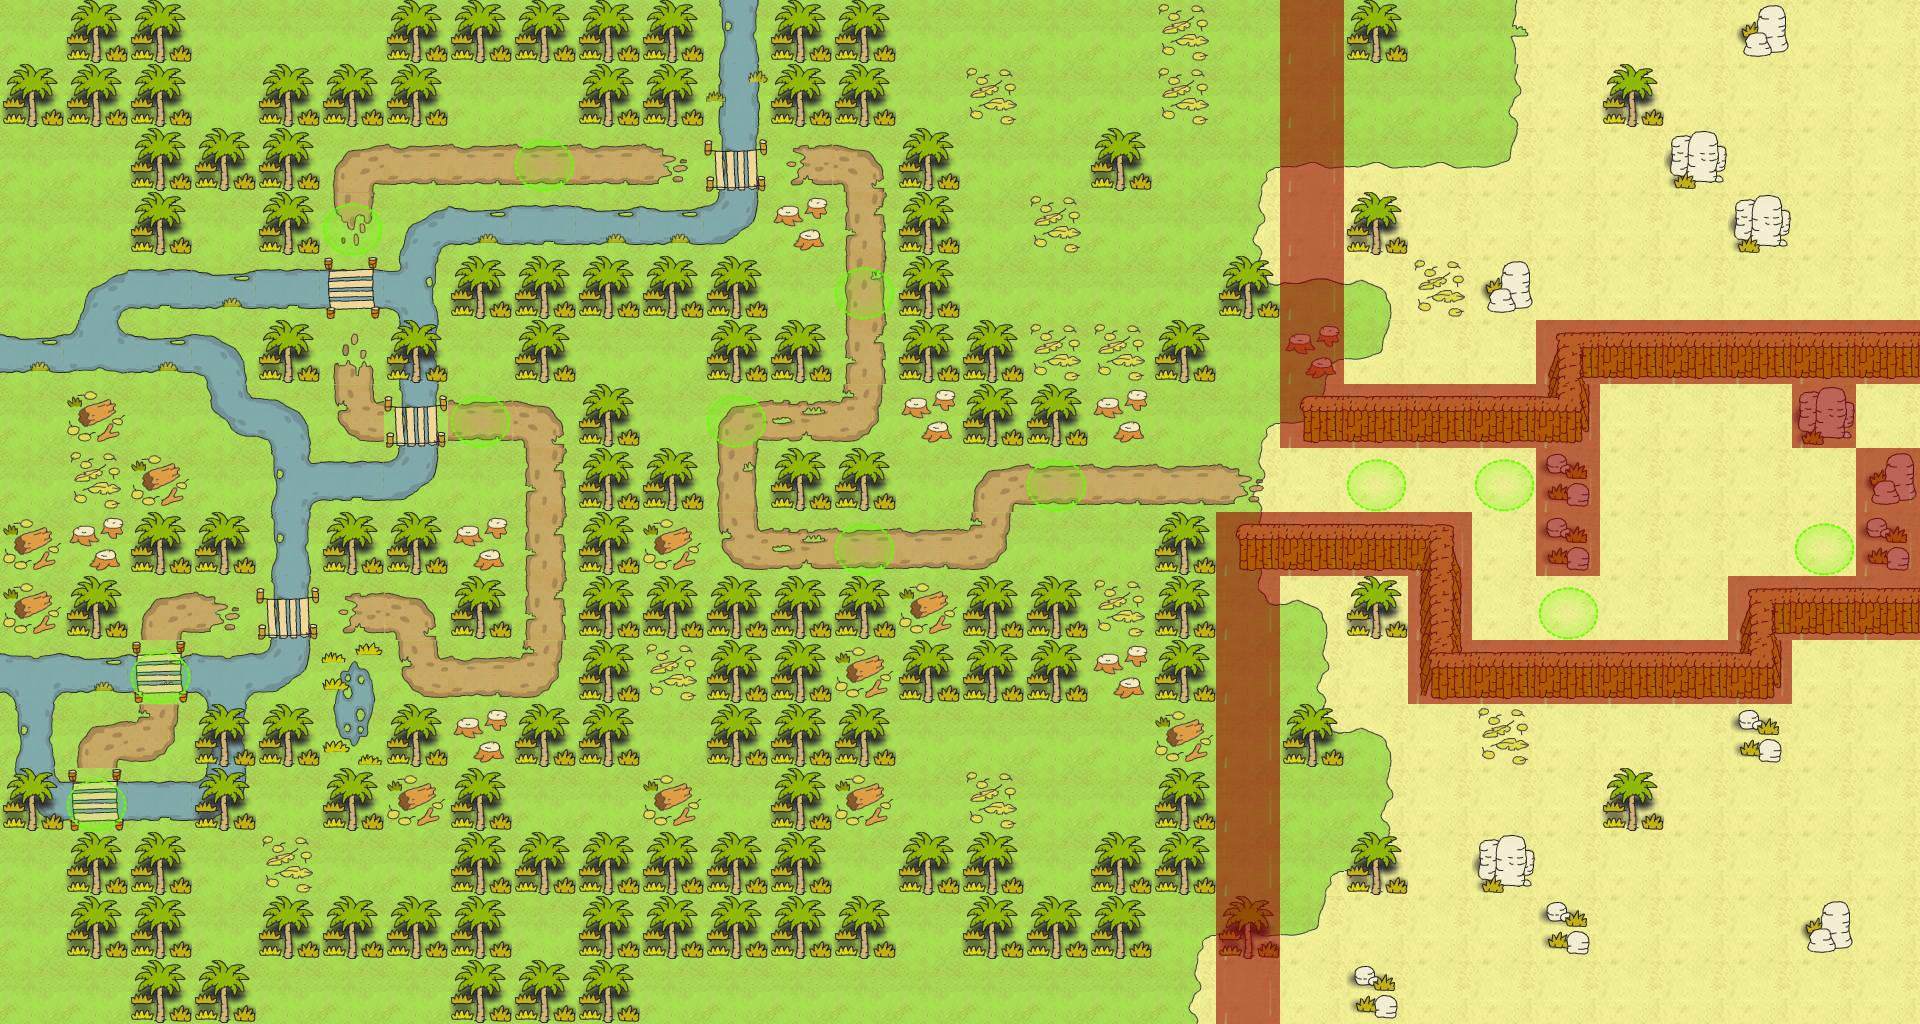

A level layout from a 2D game, rendered from its tile map. Below: a short description, then the map file with tile-grid data replaced by summaries:
An orthogonal 30x16 tile map with 64x64 px tiles, 5 tile layers (Ground, Water, Decor, SpecialLayer, ...), 8 tilesets and 18 objects (tile_trigger/level_1, tile_trigger/level_2, characters/player/player_one, player_data/player_data, tile_trigger/level_3, ...).

<map version="1.0" orientation="orthogonal" renderorder="right-down" width="30" height="16" tilewidth="64" tileheight="64" nextobjectid="21">
 <tileset firstgid="1" name="water" tilewidth="64" tileheight="64">
  <image source="../../tiles/water.png" width="320" height="1216" />
 </tileset>
 <tileset firstgid="96" name="jungle" tilewidth="64" tileheight="64">
  <image source="../../tiles/jungle.png" width="320" height="1216" />
 </tileset>
 <tileset firstgid="191" name="paths" tilewidth="64" tileheight="64">
  <image source="../../tiles/paths.png" width="320" height="1216" />
 </tileset>
 <tileset firstgid="286" name="objects" tilewidth="64" tileheight="64">
  <image source="../../tiles/objects.png" width="320" height="1216" />
 </tileset>
 <tileset firstgid="381" name="sand" tilewidth="64" tileheight="64">
  <image source="../../tiles/sand.png" width="320" height="1216" />
 </tileset>
 <tileset firstgid="476" name="walls" tilewidth="64" tileheight="64">
  <image source="../../tiles/walls.png" width="320" height="1216" />
 </tileset>
 <tileset firstgid="571" name="special" tilewidth="64" tileheight="64">
  <image source="../../tiles/special.png" width="320" height="1216" />
 </tileset>
 <tileset firstgid="666" name="house" tilewidth="64" tileheight="64">
  <image source="../../tiles/house.png" width="320" height="640" />
 </tileset>
 <layer name="Ground" width="30" height="16">
  <data>[480 cells, 480 non-empty, 2 distinct tile ids]</data>
 </layer>
 <layer name="Water" width="30" height="16">
  <data>[480 cells, 49 non-empty, 19 distinct tile ids]</data>
 </layer>
 <layer name="Decor" width="30" height="16">
  <data>[480 cells, 266 non-empty, 37 distinct tile ids]</data>
 </layer>
 <layer name="SpecialLayer" width="30" height="16">
  <data>[480 cells, 43 non-empty, 1 distinct tile ids]</data>
 </layer>
 <layer name="LevelSprites" width="30" height="16">
  <data>[480 cells, 13 non-empty, 1 distinct tile ids]</data>
 </layer>
 <objectgroup name="Objects">
  <object id="1" name="tile_trigger/level_1" gid="292" x="64" y="832" width="64" height="64" />
  <object id="2" name="tile_trigger/level_2" gid="292" x="128" y="704" width="64" height="64" />
  <object id="3" name="characters/player/player_one" gid="286" x="64" y="832" width="64" height="64" />
  <object id="4" name="player_data/player_data" gid="287" x="0" y="256" width="64" height="64" />
  <object id="5" name="tile_trigger/level_3" gid="292" x="448" y="448" width="64" height="64" />
  <object id="6" name="tile_trigger/level_4" gid="292" x="320" y="256" width="64" height="64" />
  <object id="7" name="tile_trigger/level_5" gid="292" x="512" y="192" width="64" height="64" />
  <object id="8" name="tile_trigger/level_6" gid="292" x="832" y="320" width="64" height="64" />
  <object id="9" name="tile_trigger/level_7" gid="292" x="704" y="448" width="64" height="64" />
  <object id="10" name="tile_trigger/level_8" gid="292" x="832" y="576" width="64" height="64" />
  <object id="11" name="characters/npcs/generic/no_desert_guy" gid="291" x="1792" y="512" width="64" height="64" />
  <object id="12" name="tile_trigger/level_1_2" gid="292" x="1344" y="512" width="64" height="64" />
  <object id="13" name="tile_trigger/world_2" gid="292" x="1280" y="512" width="64" height="64" />
  <object id="14" name="tile_trigger/world_1" gid="292" x="1216" y="512" width="64" height="64" />
  <object id="15" name="tile_trigger/level_demo" gid="292" x="1792" y="576" width="64" height="64" />
  <object id="18" name="tile_trigger/level_9" gid="292" x="1024" y="512" width="64" height="64" />
  <object id="19" name="tile_trigger/level_2_2" gid="292" x="1472" y="512" width="64" height="64" />
  <object id="20" name="tile_trigger/level_3_2" gid="292" x="1536" y="640" width="64" height="64" />
 </objectgroup>
</map>
